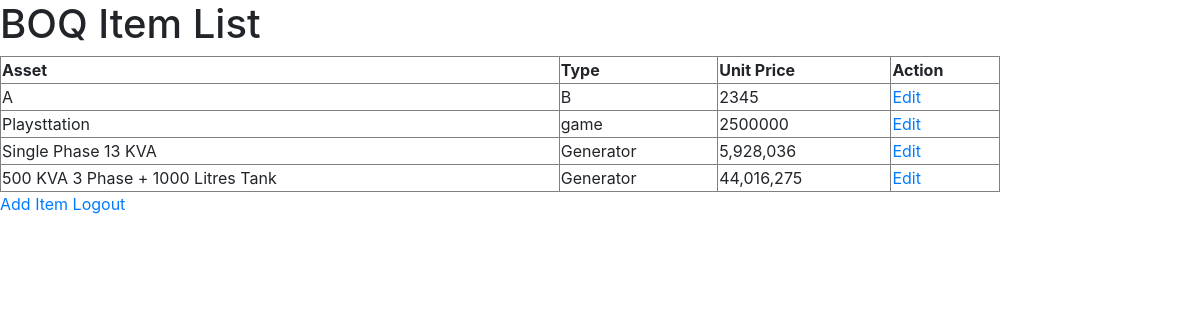
The app's page / (signed in) with its own data.
### itemlist/models.py (models this page shows, shortened)
class Item(models.Model):
    id = models.BigAutoField(primary_key=True)
    date_created = models.DateTimeField(auto_now_add=True)
    date_updated = models.DateTimeField(auto_now=True)
    asset = models.CharField(max_length=100)
    ITEM_TYPES = (
        ('Generator', 'Generator'),
        ('Panels', 'Panels'),
        ('ACs', 'ACs'),
        ('Inverters', 'Inverters'),
        ('Cables', 'Cables'),
        ('Lights', 'Lights'),
        ('Batteries', 'Batteries'),
        ('Others', 'Others'),
    )
    item_type = models.CharField(max_length=20, choices=ITEM_TYPES)
    unit_price = models.CharField(max_length=1000)
    user = models.ForeignKey(User, on_delete=models.CASCADE)

### itemlist/views.py (the view)
# urls.py: path('', views.item_list, name='item_list'),
@login_required
def item_list(request):
    items = Item.objects.all()
    return render(request, 'itemlist/item_list.html', {'items': items})

### itemlist/templates/itemlist/item_list.html (shortened to what this page needs)
<!DOCTYPE html>
<html>
<head>
    <link rel="stylesheet" href="https://stackpath.bootstrapcdn.com/bootstrap/4.5.2/css/bootstrap.min.css">
</head>
<body>
    <h1>BOQ Item List</h1>
    <table width = "1000px" border="1px">
        <thead>
            <tr>
                <th>Asset</th>
                <th>Type</th>
                <th>Unit Price</th>
                <th>Action</th>
            </tr>
        </thead>
        <tbody>
            {% for f in items %}
                <tr>
                    <td>{{ f.asset }}</td>
                    <td>{{ f.item_type }}</td>
                    <td>{{ f.unit_price }}</td>
                    <td><a href="{% url 'edit_item' f.id %}">Edit</a></td>
                </tr>
            {% endfor %}
        </tbody>
    </table>
    <a href="{% url 'create_item' %}">Add Item</a>
    <a href="{% url 'logout' %}">Logout</a>
</body>
</html>

### records on screen
Item: asset "A", item_type "B", unit_price "2345"
Item: asset "Playsttation", item_type "game", unit_price "2500000"
Item: asset "Single Phase 13 KVA", item_type "Generator", unit_price "5,928,036"
Item: asset "500 KVA 3 Phase + 1000 Litres Tank", item_type "Generator", unit_price "44,016,275"
